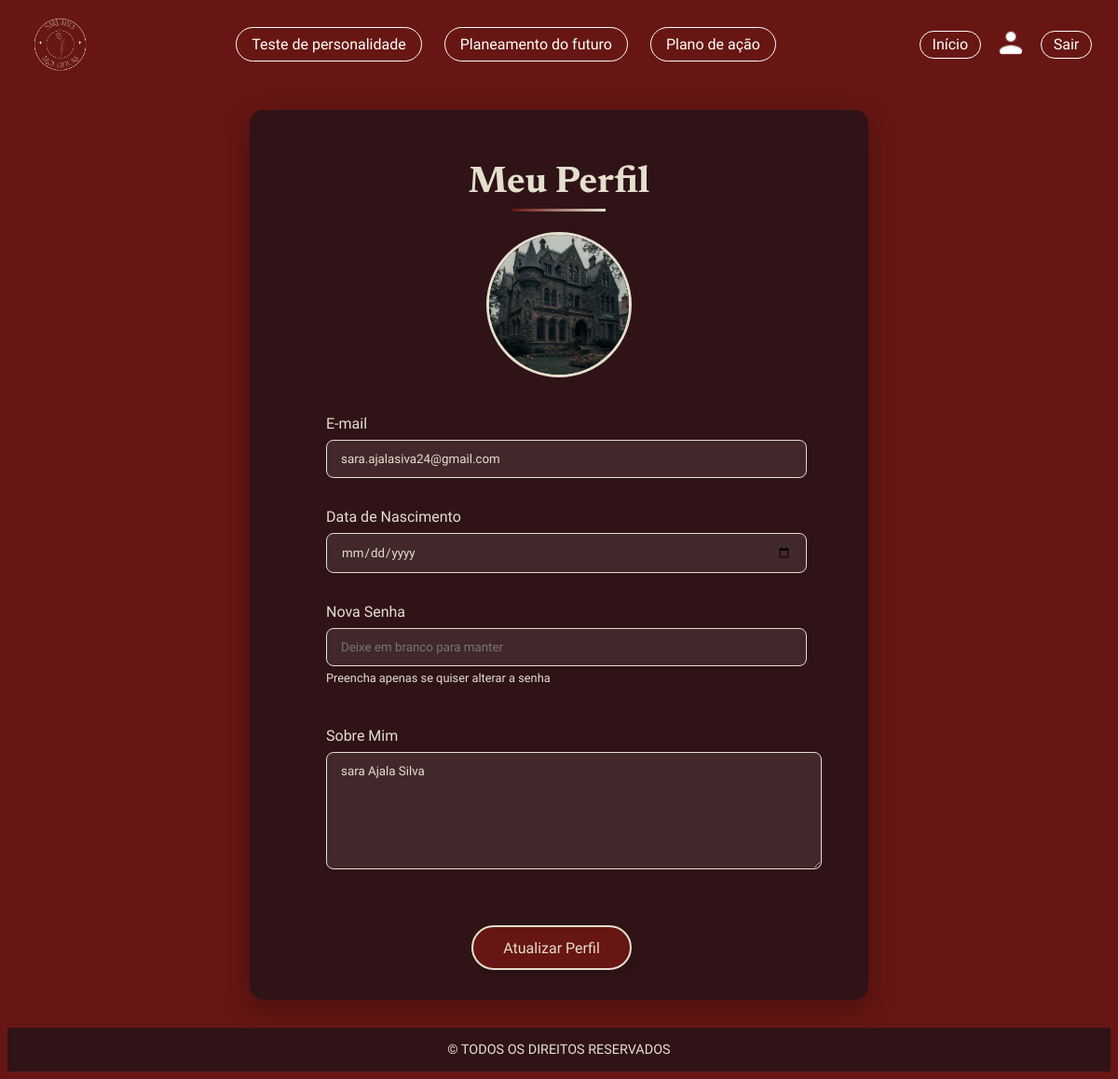
Screenshot of /view/perfil.php (signed in) with the database file from the repository.
### tables this page shows
CREATE TABLE `usuarios` (
  `id` int(11) NOT NULL,
  `nome` varchar(100) DEFAULT NULL,
  `email` varchar(100) DEFAULT NULL,
  `senha` varchar(255) DEFAULT NULL,
  `data_nascimento` date DEFAULT NULL,
  `sobre_mim` text DEFAULT NULL,
  `foto_perfil` varchar(255) DEFAULT NULL,
  `criado_em` timestamp NOT NULL DEFAULT current_timestamp()
);

### model/ProjetoModel.php (called while the page is built, shortened)
<?php
class ProjetoModel
{
     private $pdo;
    public function __construct($pdo)
    {
        $this->pdo = $pdo;
    }
    public function buscarUsuarioPorId($id)
    {
        $stmt = $this->pdo->prepare("SELECT * FROM usuarios WHERE id = :id");
        $stmt->bindParam(':id', $id, PDO::PARAM_INT);
        $stmt->execute();
        return $stmt->fetch(PDO::FETCH_ASSOC);
    }
}

### view/perfil.php (the view, shortened to what this page needs)
<?php
require_once '../config.php';
require_once '../model/ProjetoModel.php';
$projetoModel = new ProjetoModel($pdo);
$usuario = $projetoModel->buscarUsuarioPorId($_SESSION['usuario_id']);
$dataFormatada = '';
if (!empty($usuario['data_nascimento'])) {
    $dataFormatada = date('Y-d-m', strtotime($usuario['data_nascimento']));
}
?>
<!DOCTYPE html>
<html lang="pt-br">
<head>
    <link rel="stylesheet" href="../css/estilo_planejamento.css">
</head>
<body>
    <header class="header-sobre">
        <img src="../imagens/logo.png" alt="logo" class="logo">
        <nav>
            <ul class="menu-central">
                <li><a href="teste_personalidade.php">Teste de personalidade</a></li>
                <li><a href="form_planejamento.php">Planeamento do futuro</a></li>
                <li><a href="plano_acao.php">Plano de ação</a></li>
            </ul>
        </nav>
        <div class="perfil-wrapper">
            <a href="../index.php" class="sair">Início</a>
            <a href="../view/perfil.php" class="icone-perfil-link">
                <img src="../imagens/usuario.png" alt="Perfil" class="icone-perfil">
            </a>
            <a href="logout.php" class="sair">Sair</a>
        </div>
    </header>
    <main class="perfil-container">
        <h1 class="titulo-perfil">Meu Perfil</h1>
        <div class="foto-perfil-container">
            <img src="../imagens/<?= htmlspecialchars($usuario['foto_perfil'] ?? 'padrao.png') ?>"
                alt="Foto de Perfil"
                class="foto-perfil">
        </div>
        <form class="form-perfil" action="atualizar_perfil.php" method="POST" enctype="multipart/form-data">
            <div class="form-group">
                <label for="email">E-mail</label>
                <input type="email" id="email" name="email" value="<?= htmlspecialchars($usuario['email']) ?>" required>
            </div>
            <br><br>
            <div class="form-group">
                <label for="data_nascimento">Data de Nascimento</label>
                <input type="date" id="data_nascimento" name="data_nascimento" value="<?= $dataFormatada ?>">
            </div>
            <br><br>
            <div class="form-group">
                <label for="senha">Nova Senha</label>
                <input type="password" id="senha" name="senha" placeholder="Deixe em branco para manter">
                <p class="small-text">Preencha apenas se quiser alterar a senha</p>
            </div>
            <div class="form-group" style="grid-column: span 2;">
                <label for="sobre_mim">Sobre Mim</label>
                <textarea id="sobre_mim" name="sobre_mim"><?= htmlspecialchars($usuario['sobre_mim'] ?? '') ?></textarea>
            </div>
            <div class="centro-botao">
                <button type="submit" class="botao-atualizar">Atualizar Perfil</button>
            </div>
        </form>
    </main>
    <footer>© TODOS OS DIREITOS RESERVADOS</footer>
</body>
</html>

### css/estilo_planejamento.css (style rules this page uses)
:root { --cor-primaria: #671613; --cor-secundaria: #2f1317; --cor-terciaria: #e5dfcd; --cor-quaternaria: #ffffff; --cor-terciaria-rgb: 229, 223, 205; }
body { overflow-x: hidden; height: auto; display: flex; flex-direction: column; min-height: 100vh; background: var(--cor-primaria); }
main { flex: 1; }
.header-sobre { display: flex; align-items: center; justify-content: space-between; background-color: var(--cor-primaria); padding: 10px 20px; }
.logo { max-height: 60px; width: auto; }
.menu-central { display: flex; gap: 1.5rem; list-style: none; margin: 0; padding: 0; font-family: "Abel"; }
.menu-central a { color: var(--cor-quaternaria); text-decoration: none; font-size: 16px; background-color: transparent; padding: 0.5rem 1rem; border: 1px solid var(--cor-quaternaria); border-radius: 20px; transition: 0.3s; }
.perfil-wrapper { display: flex; align-items: center; gap: 1rem; }
.icone-perfil { width: 32px; height: 32px; border-radius: 50%; object-fit: cover; transition: transform 0.2s ease; }
.sair { color: var(--cor-quaternaria); text-decoration: none; font-size: 16px; border: 1px solid var(--cor-quaternaria); padding: 0.3rem 0.8rem; border-radius: 15px; font-family: "Abel"; }
footer { background-color: var(--cor-secundaria); color: var(--cor-terciaria); text-align: center; padding: 15px 0; font-family: 'Abel', sans-serif; font-size: 0.9rem; margin-top: 0; }
.perfil-container { margin: 30px auto; padding: 2rem; background-color: var(--cor-secundaria); border-radius: 15px; box-shadow: 0 10px 30px rgba(0, 0, 0, 0.3); display: flex; flex-direction: column; align-items: center; max-width: 600px; width: 90%; }
.titulo-perfil { font-family: 'Newsreader', serif; font-size: 2.5rem; color: var(--cor-terciaria); text-align: center; margin-bottom: 2rem; position: relative; width: 100%; }
.titulo-perfil::after { content: ''; position: absolute; bottom: -10px; left: 50%; transform: translateX(-50%); width: 100px; height: 3px; background: linear-gradient(90deg, var(--cor-primaria), var(--cor-terciaria)); }
.form-perfil { display: grid; grid-template-columns: 1fr; gap: 1rem; width: 100%; max-width: 500px; }
.form-group { margin-bottom: 1rem; width: 100%; }
.form-group label { display: block; margin-bottom: 0.5rem; font-family: 'Abel', sans-serif; color: var(--cor-terciaria); font-size: 1rem; text-align: left; }
.form-group input, .form-group textarea, .form-group select { width: 100%; padding: 12px 15px; border-radius: 8px; border: 1px solid var(--cor-terciaria); background-color: rgba(229, 223, 205, 0.1); color: var(--cor-terciaria); font-family: 'Abel', sans-serif; transition: all 0.3s ease; }
.form-group textarea { min-height: 100px; max-height: 150px; resize: vertical; }
.foto-perfil-container { display: flex; flex-direction: column; align-items: center; margin-bottom: 1.5rem; width: 100%; }
.foto-perfil { width: 150px; height: 150px; border-radius: 50%; object-fit: cover; border: 3px solid var(--cor-terciaria); margin-bottom: 1rem; transition: all 0.3s ease; }
.centro-botao { display: flex; justify-content: center; gap: 1rem; width: 100%; margin-top: 1.5rem; }
.botao-atualizar { background-color: var(--cor-primaria); color: var(--cor-terciaria); border: 2px solid var(--cor-terciaria); padding: 0.8rem 2rem; border-radius: 30px; font-family: 'Abel', sans-serif; font-size: 1rem; cursor: pointer; transition: all 0.3s ease; box-shadow: 0 4px 6px rgba(0, 0, 0, 0.1); }
.small-text { font-family: 'Abel', sans-serif; font-size: 0.8rem; color: var(--cor-terciaria); margin-top: 0.3rem; display: block; }

### rows the page displays
usuarios: foto_perfil (picture), email "sara.ajalasiva24@gmail.com", sobre_mim "sara Ajala Silva"
